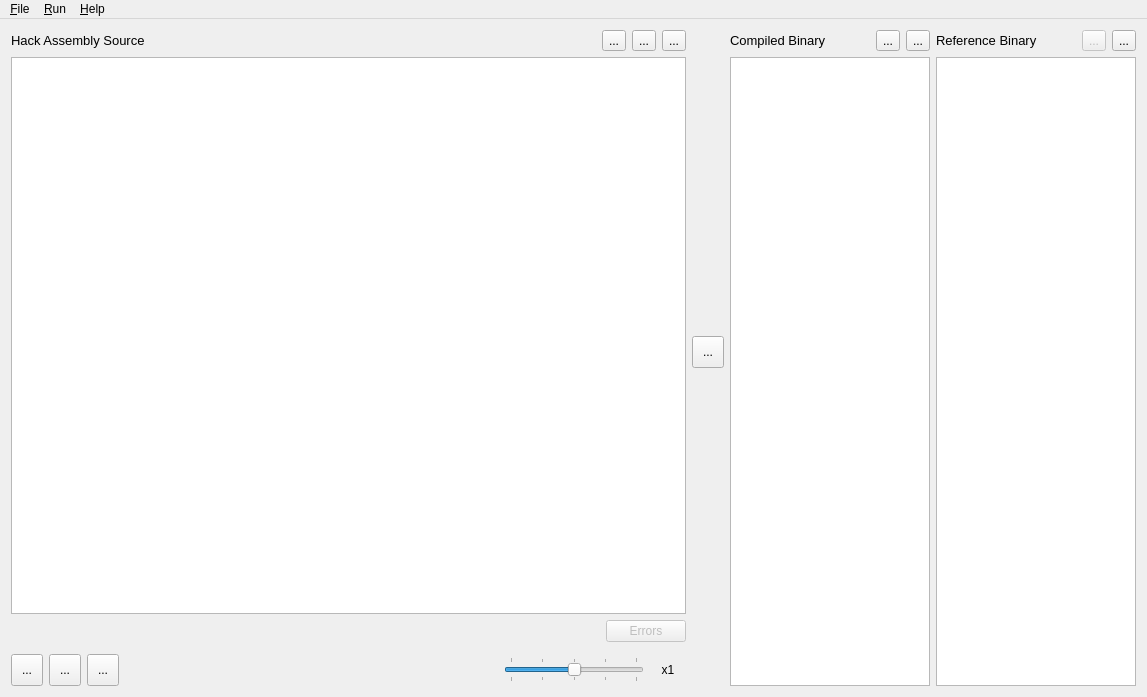
<?xml version="1.0" encoding="UTF-8"?>
<ui version="4.0">
 <class>MainWindow</class>
 <widget class="QMainWindow" name="MainWindow">
  <property name="geometry">
   <rect>
    <x>0</x>
    <y>0</y>
    <width>1147</width>
    <height>697</height>
   </rect>
  </property>
  <property name="windowTitle">
   <string>Hack Assembly Editor[*]</string>
  </property>
  <property name="windowIcon">
   <iconset resource="../hackassemblereditor.qrc">
    <normaloff>:/icons/app.png</normaloff>:/icons/app.png</iconset>
  </property>
  <widget class="QWidget" name="centralWidget">
   <layout class="QGridLayout" name="gridLayout">
    <item row="0" column="0">
     <layout class="QGridLayout" name="gridLayout_2">
      <item row="2" column="3">
       <layout class="QHBoxLayout" name="horizontalLayout_4">
        <item>
         <widget class="QLabel" name="label_5">
          <property name="sizePolicy">
           <sizepolicy hsizetype="Minimum" vsizetype="Preferred">
            <horstretch>0</horstretch>
            <verstretch>0</verstretch>
           </sizepolicy>
          </property>
          <property name="font">
           <font>
            <pointsize>10</pointsize>
           </font>
          </property>
          <property name="text">
           <string>Reference Binary</string>
          </property>
          <property name="textFormat">
           <enum>Qt::RichText</enum>
          </property>
         </widget>
        </item>
        <item>
         <widget class="QToolButton" name="copyReferenceButton">
          <property name="enabled">
           <bool>false</bool>
          </property>
          <property name="text">
           <string>...</string>
          </property>
          <property name="icon">
           <iconset resource="../hackassemblereditor.qrc">
            <normaloff>:/icons/copy.png</normaloff>:/icons/copy.png</iconset>
          </property>
         </widget>
        </item>
        <item>
         <widget class="QToolButton" name="openCmpBinaryButton">
          <property name="toolTip">
           <string>Load comparison binary Hack file.</string>
          </property>
          <property name="text">
           <string>...</string>
          </property>
          <property name="icon">
           <iconset resource="../hackassemblereditor.qrc">
            <normaloff>:/icons/open.png</normaloff>:/icons/open.png</iconset>
          </property>
         </widget>
        </item>
       </layout>
      </item>
      <item row="7" column="0">
       <widget class="QListWidget" name="errorList">
        <property name="sizePolicy">
         <sizepolicy hsizetype="Expanding" vsizetype="Ignored">
          <horstretch>0</horstretch>
          <verstretch>0</verstretch>
         </sizepolicy>
        </property>
        <property name="maximumSize">
         <size>
          <width>16777215</width>
          <height>80</height>
         </size>
        </property>
        <property name="baseSize">
         <size>
          <width>0</width>
          <height>0</height>
         </size>
        </property>
        <property name="font">
         <font>
          <family>Monospace</family>
         </font>
        </property>
       </widget>
      </item>
      <item row="3" column="2" rowspan="6">
       <widget class="QListWidget" name="translatedCode">
        <property name="sizePolicy">
         <sizepolicy hsizetype="Fixed" vsizetype="Expanding">
          <horstretch>0</horstretch>
          <verstretch>0</verstretch>
         </sizepolicy>
        </property>
        <property name="maximumSize">
         <size>
          <width>200</width>
          <height>16777215</height>
         </size>
        </property>
        <property name="font">
         <font>
          <family>Monospace</family>
          <pointsize>11</pointsize>
         </font>
        </property>
        <property name="selectionMode">
         <enum>QAbstractItemView::SingleSelection</enum>
        </property>
       </widget>
      </item>
      <item row="3" column="3" rowspan="6">
       <widget class="QListWidget" name="referenceCode">
        <property name="sizePolicy">
         <sizepolicy hsizetype="Fixed" vsizetype="Expanding">
          <horstretch>0</horstretch>
          <verstretch>0</verstretch>
         </sizepolicy>
        </property>
        <property name="maximumSize">
         <size>
          <width>200</width>
          <height>16777215</height>
         </size>
        </property>
        <property name="font">
         <font>
          <family>Monospace</family>
          <pointsize>11</pointsize>
         </font>
        </property>
        <property name="selectionMode">
         <enum>QAbstractItemView::SingleSelection</enum>
        </property>
       </widget>
      </item>
      <item row="3" column="0">
       <widget class="QPlainTextEdit" name="sourceTextEdit">
        <property name="font">
         <font>
          <family>Monospace</family>
          <pointsize>11</pointsize>
         </font>
        </property>
        <property name="styleSheet">
         <string notr="true"/>
        </property>
       </widget>
      </item>
      <item row="2" column="2">
       <layout class="QHBoxLayout" name="horizontalLayout_2">
        <item>
         <widget class="QLabel" name="label_4">
          <property name="sizePolicy">
           <sizepolicy hsizetype="Minimum" vsizetype="Preferred">
            <horstretch>0</horstretch>
            <verstretch>0</verstretch>
           </sizepolicy>
          </property>
          <property name="font">
           <font>
            <pointsize>10</pointsize>
           </font>
          </property>
          <property name="text">
           <string>Compiled Binary</string>
          </property>
          <property name="textFormat">
           <enum>Qt::RichText</enum>
          </property>
         </widget>
        </item>
        <item>
         <widget class="QToolButton" name="copyTranslatedButton">
          <property name="text">
           <string>...</string>
          </property>
          <property name="icon">
           <iconset resource="../hackassemblereditor.qrc">
            <normaloff>:/icons/copy.png</normaloff>:/icons/copy.png</iconset>
          </property>
         </widget>
        </item>
        <item>
         <widget class="QToolButton" name="saveHackBinaryButton">
          <property name="toolTip">
           <string>Save assembled Hack binary file.</string>
          </property>
          <property name="text">
           <string>...</string>
          </property>
          <property name="icon">
           <iconset resource="../hackassemblereditor.qrc">
            <normaloff>:/icons/save.png</normaloff>:/icons/save.png</iconset>
          </property>
         </widget>
        </item>
       </layout>
      </item>
      <item row="8" column="0">
       <layout class="QHBoxLayout" name="horizontalLayout" stretch="2,2,2,0,1,0">
        <item>
         <widget class="QToolButton" name="resetButton">
          <property name="enabled">
           <bool>true</bool>
          </property>
          <property name="minimumSize">
           <size>
            <width>32</width>
            <height>32</height>
           </size>
          </property>
          <property name="toolTip">
           <string>Reset code translation.</string>
          </property>
          <property name="text">
           <string>...</string>
          </property>
          <property name="icon">
           <iconset resource="../hackassemblereditor.qrc">
            <normaloff>:/icons/reset.png</normaloff>:/icons/reset.png</iconset>
          </property>
          <property name="iconSize">
           <size>
            <width>32</width>
            <height>32</height>
           </size>
          </property>
         </widget>
        </item>
        <item>
         <widget class="QToolButton" name="runPauseButton">
          <property name="minimumSize">
           <size>
            <width>32</width>
            <height>32</height>
           </size>
          </property>
          <property name="toolTip">
           <string>Start code translation.</string>
          </property>
          <property name="text">
           <string>...</string>
          </property>
          <property name="icon">
           <iconset resource="../hackassemblereditor.qrc">
            <normaloff>:/icons/start.png</normaloff>
            <normalon>:/icons/pause.png</normalon>:/icons/start.png</iconset>
          </property>
          <property name="iconSize">
           <size>
            <width>32</width>
            <height>32</height>
           </size>
          </property>
          <property name="checkable">
           <bool>true</bool>
          </property>
          <property name="autoRaise">
           <bool>false</bool>
          </property>
         </widget>
        </item>
        <item>
         <widget class="QToolButton" name="nextButton">
          <property name="minimumSize">
           <size>
            <width>32</width>
            <height>32</height>
           </size>
          </property>
          <property name="toolTip">
           <string>Go forward one step in code translation.</string>
          </property>
          <property name="text">
           <string>...</string>
          </property>
          <property name="icon">
           <iconset resource="../hackassemblereditor.qrc">
            <normaloff>:/icons/next.png</normaloff>:/icons/next.png</iconset>
          </property>
          <property name="iconSize">
           <size>
            <width>32</width>
            <height>32</height>
           </size>
          </property>
         </widget>
        </item>
        <item>
         <spacer name="horizontalSpacer">
          <property name="orientation">
           <enum>Qt::Horizontal</enum>
          </property>
          <property name="sizeHint" stdset="0">
           <size>
            <width>40</width>
            <height>20</height>
           </size>
          </property>
         </spacer>
        </item>
        <item>
         <widget class="QSlider" name="speedSlider">
          <property name="sizePolicy">
           <sizepolicy hsizetype="Fixed" vsizetype="Fixed">
            <horstretch>0</horstretch>
            <verstretch>0</verstretch>
           </sizepolicy>
          </property>
          <property name="minimumSize">
           <size>
            <width>140</width>
            <height>0</height>
           </size>
          </property>
          <property name="toolTip">
           <string>Code translation speed.</string>
          </property>
          <property name="minimum">
           <number>0</number>
          </property>
          <property name="maximum">
           <number>4</number>
          </property>
          <property name="singleStep">
           <number>3</number>
          </property>
          <property name="pageStep">
           <number>1</number>
          </property>
          <property name="sliderPosition">
           <number>2</number>
          </property>
          <property name="orientation">
           <enum>Qt::Horizontal</enum>
          </property>
          <property name="invertedControls">
           <bool>false</bool>
          </property>
          <property name="tickPosition">
           <enum>QSlider::TicksBothSides</enum>
          </property>
          <property name="tickInterval">
           <number>1</number>
          </property>
         </widget>
        </item>
        <item>
         <widget class="QLabel" name="speedLabel">
          <property name="sizePolicy">
           <sizepolicy hsizetype="Minimum" vsizetype="Preferred">
            <horstretch>0</horstretch>
            <verstretch>0</verstretch>
           </sizepolicy>
          </property>
          <property name="minimumSize">
           <size>
            <width>36</width>
            <height>0</height>
           </size>
          </property>
          <property name="baseSize">
           <size>
            <width>0</width>
            <height>0</height>
           </size>
          </property>
          <property name="text">
           <string>x1</string>
          </property>
          <property name="textFormat">
           <enum>Qt::PlainText</enum>
          </property>
          <property name="scaledContents">
           <bool>false</bool>
          </property>
          <property name="alignment">
           <set>Qt::AlignCenter</set>
          </property>
         </widget>
        </item>
       </layout>
      </item>
      <item row="2" column="0">
       <layout class="QHBoxLayout" name="horizontalLayout_3">
        <item>
         <widget class="QLabel" name="label_3">
          <property name="font">
           <font>
            <pointsize>10</pointsize>
           </font>
          </property>
          <property name="text">
           <string>Hack Assembly Source</string>
          </property>
          <property name="textFormat">
           <enum>Qt::RichText</enum>
          </property>
         </widget>
        </item>
        <item>
         <spacer name="horizontalSpacer_2">
          <property name="orientation">
           <enum>Qt::Horizontal</enum>
          </property>
          <property name="sizeHint" stdset="0">
           <size>
            <width>40</width>
            <height>20</height>
           </size>
          </property>
         </spacer>
        </item>
        <item>
         <widget class="QToolButton" name="newAsmSrcButton">
          <property name="toolTip">
           <string>New Hack Assembly source</string>
          </property>
          <property name="text">
           <string>...</string>
          </property>
          <property name="icon">
           <iconset resource="../hackassemblereditor.qrc">
            <normaloff>:/icons/new.png</normaloff>:/icons/new.png</iconset>
          </property>
         </widget>
        </item>
        <item>
         <widget class="QToolButton" name="openAsmSrcButton">
          <property name="toolTip">
           <string>Open Hack Assembly source</string>
          </property>
          <property name="text">
           <string>...</string>
          </property>
          <property name="icon">
           <iconset resource="../hackassemblereditor.qrc">
            <normaloff>:/icons/open.png</normaloff>:/icons/open.png</iconset>
          </property>
         </widget>
        </item>
        <item>
         <widget class="QToolButton" name="saveAsmSrcButton">
          <property name="toolTip">
           <string>Save Hack Assembly source</string>
          </property>
          <property name="text">
           <string>...</string>
          </property>
          <property name="icon">
           <iconset resource="../hackassemblereditor.qrc">
            <normaloff>:/icons/save.png</normaloff>:/icons/save.png</iconset>
          </property>
         </widget>
        </item>
       </layout>
      </item>
      <item row="4" column="0" rowspan="3">
       <layout class="QHBoxLayout" name="horizontalLayout_7">
        <item>
         <spacer name="horizontalSpacer_3">
          <property name="orientation">
           <enum>Qt::Horizontal</enum>
          </property>
          <property name="sizeHint" stdset="0">
           <size>
            <width>40</width>
            <height>20</height>
           </size>
          </property>
         </spacer>
        </item>
        <item>
         <widget class="QPushButton" name="errorButton">
          <property name="enabled">
           <bool>false</bool>
          </property>
          <property name="sizePolicy">
           <sizepolicy hsizetype="Fixed" vsizetype="Fixed">
            <horstretch>0</horstretch>
            <verstretch>0</verstretch>
           </sizepolicy>
          </property>
          <property name="text">
           <string>Errors</string>
          </property>
          <property name="icon">
           <iconset resource="../hackassemblereditor.qrc">
            <normaloff>:/icons/error.png</normaloff>:/icons/error.png</iconset>
          </property>
          <property name="iconSize">
           <size>
            <width>22</width>
            <height>22</height>
           </size>
          </property>
          <property name="checkable">
           <bool>true</bool>
          </property>
          <property name="checked">
           <bool>false</bool>
          </property>
         </widget>
        </item>
       </layout>
      </item>
      <item row="3" column="1" rowspan="5">
       <widget class="QToolButton" name="translateAllButton">
        <property name="enabled">
         <bool>true</bool>
        </property>
        <property name="minimumSize">
         <size>
          <width>32</width>
          <height>32</height>
         </size>
        </property>
        <property name="toolTip">
         <string>Translate all code at once.</string>
        </property>
        <property name="text">
         <string>...</string>
        </property>
        <property name="icon">
         <iconset resource="../hackassemblereditor.qrc">
          <normaloff>:/icons/translate.png</normaloff>:/icons/translate.png</iconset>
        </property>
        <property name="iconSize">
         <size>
          <width>32</width>
          <height>32</height>
         </size>
        </property>
       </widget>
      </item>
     </layout>
    </item>
   </layout>
  </widget>
  <widget class="QMenuBar" name="menuBar">
   <property name="geometry">
    <rect>
     <x>0</x>
     <y>0</y>
     <width>1147</width>
     <height>19</height>
    </rect>
   </property>
   <widget class="QMenu" name="menu_File">
    <property name="title">
     <string>&amp;File</string>
    </property>
    <addaction name="action_NewAsmSource"/>
    <addaction name="action_OpenAsmSource"/>
    <addaction name="action_SaveAsmSource"/>
    <addaction name="action_SaveAsmSourceAs"/>
    <addaction name="separator"/>
    <addaction name="action_SaveTranslatedBinary"/>
    <addaction name="action_OpenCmpBinary"/>
    <addaction name="separator"/>
    <addaction name="action_Exit"/>
   </widget>
   <widget class="QMenu" name="menu_Run">
    <property name="title">
     <string>&amp;Run</string>
    </property>
    <addaction name="action_TranslateAll"/>
    <addaction name="separator"/>
    <addaction name="action_RunPauseTranslation"/>
    <addaction name="action_StepTranslation"/>
    <addaction name="action_ResetTranslation"/>
   </widget>
   <widget class="QMenu" name="menuHelp">
    <property name="title">
     <string>&amp;Help</string>
    </property>
    <addaction name="action_About"/>
   </widget>
   <addaction name="menu_File"/>
   <addaction name="menu_Run"/>
   <addaction name="menuHelp"/>
  </widget>
  <action name="action_OpenAsmSource">
   <property name="text">
    <string>&amp;Open Hack Assembly Source</string>
   </property>
   <property name="toolTip">
    <string>Open Hack Assembly Source</string>
   </property>
   <property name="shortcut">
    <string>Ctrl+O</string>
   </property>
  </action>
  <action name="action_SaveAsmSource">
   <property name="enabled">
    <bool>true</bool>
   </property>
   <property name="text">
    <string>&amp;Save Hack Assembly Source</string>
   </property>
   <property name="shortcut">
    <string>Ctrl+S</string>
   </property>
  </action>
  <action name="action_OpenCmpBinary">
   <property name="text">
    <string>Open &amp;Comparison Binary</string>
   </property>
   <property name="shortcut">
    <string>Ctrl+Shift+O</string>
   </property>
  </action>
  <action name="action_Exit">
   <property name="text">
    <string>E&amp;xit</string>
   </property>
   <property name="shortcut">
    <string>Ctrl+Q</string>
   </property>
  </action>
  <action name="action_StepTranslation">
   <property name="icon">
    <iconset resource="../hackassemblereditor.qrc">
     <normaloff>:/icons/next.png</normaloff>:/icons/next.png</iconset>
   </property>
   <property name="text">
    <string>Translate Next &amp;Line</string>
   </property>
   <property name="shortcut">
    <string>Ctrl+G</string>
   </property>
  </action>
  <action name="action_RunPauseTranslation">
   <property name="checkable">
    <bool>true</bool>
   </property>
   <property name="icon">
    <iconset resource="../hackassemblereditor.qrc">
     <normaloff>:/icons/start.png</normaloff>
     <normalon>:/icons/pause.png</normalon>:/icons/start.png</iconset>
   </property>
   <property name="text">
    <string>Run / Pause &amp;Translation</string>
   </property>
   <property name="iconText">
    <string>Run / Pause Translation</string>
   </property>
   <property name="toolTip">
    <string>Run / Pause Translation</string>
   </property>
   <property name="shortcut">
    <string>Ctrl+R</string>
   </property>
  </action>
  <action name="action_ResetTranslation">
   <property name="enabled">
    <bool>true</bool>
   </property>
   <property name="icon">
    <iconset resource="../hackassemblereditor.qrc">
     <normaloff>:/icons/reset.png</normaloff>:/icons/reset.png</iconset>
   </property>
   <property name="text">
    <string>&amp;Reset Translation</string>
   </property>
   <property name="toolTip">
    <string>Reset Translation</string>
   </property>
   <property name="shortcut">
    <string>Ctrl+Shift+R</string>
   </property>
  </action>
  <action name="action_TranslateAll">
   <property name="checkable">
    <bool>false</bool>
   </property>
   <property name="icon">
    <iconset resource="../hackassemblereditor.qrc">
     <normaloff>:/icons/translate.png</normaloff>:/icons/translate.png</iconset>
   </property>
   <property name="text">
    <string>Translate &amp;All</string>
   </property>
   <property name="shortcut">
    <string>Ctrl+T</string>
   </property>
  </action>
  <action name="action_About">
   <property name="text">
    <string>&amp;About</string>
   </property>
   <property name="shortcut">
    <string>F1</string>
   </property>
  </action>
  <action name="action_SaveTranslatedBinary">
   <property name="enabled">
    <bool>true</bool>
   </property>
   <property name="text">
    <string>Save Translat&amp;ed Binary</string>
   </property>
   <property name="shortcut">
    <string>Ctrl+E</string>
   </property>
  </action>
  <action name="action_NewAsmSource">
   <property name="text">
    <string>&amp;New Hack Assembly Source</string>
   </property>
   <property name="shortcut">
    <string>Ctrl+N</string>
   </property>
  </action>
  <action name="action_SaveAsmSourceAs">
   <property name="text">
    <string>Save Hack Assembly Source &amp;As...</string>
   </property>
   <property name="shortcut">
    <string>Ctrl+Shift+S</string>
   </property>
  </action>
 </widget>
 <layoutdefault spacing="6" margin="11"/>
 <resources>
  <include location="../hackassemblereditor.qrc"/>
 </resources>
 <connections>
  <connection>
   <sender>openAsmSrcButton</sender>
   <signal>clicked()</signal>
   <receiver>action_OpenAsmSource</receiver>
   <slot>trigger()</slot>
   <hints>
    <hint type="sourcelabel">
     <x>24</x>
     <y>78</y>
    </hint>
    <hint type="destinationlabel">
     <x>-1</x>
     <y>-1</y>
    </hint>
   </hints>
  </connection>
  <connection>
   <sender>saveAsmSrcButton</sender>
   <signal>clicked()</signal>
   <receiver>action_SaveAsmSource</receiver>
   <slot>trigger()</slot>
   <hints>
    <hint type="sourcelabel">
     <x>58</x>
     <y>78</y>
    </hint>
    <hint type="destinationlabel">
     <x>-1</x>
     <y>-1</y>
    </hint>
   </hints>
  </connection>
  <connection>
   <sender>saveHackBinaryButton</sender>
   <signal>clicked()</signal>
   <receiver>action_SaveTranslatedBinary</receiver>
   <slot>trigger()</slot>
   <hints>
    <hint type="sourcelabel">
     <x>780</x>
     <y>78</y>
    </hint>
    <hint type="destinationlabel">
     <x>-1</x>
     <y>-1</y>
    </hint>
   </hints>
  </connection>
  <connection>
   <sender>openCmpBinaryButton</sender>
   <signal>clicked()</signal>
   <receiver>action_OpenCmpBinary</receiver>
   <slot>trigger()</slot>
   <hints>
    <hint type="sourcelabel">
     <x>1003</x>
     <y>78</y>
    </hint>
    <hint type="destinationlabel">
     <x>-1</x>
     <y>-1</y>
    </hint>
   </hints>
  </connection>
  <connection>
   <sender>translateAllButton</sender>
   <signal>clicked()</signal>
   <receiver>action_TranslateAll</receiver>
   <slot>trigger()</slot>
   <hints>
    <hint type="sourcelabel">
     <x>99</x>
     <y>608</y>
    </hint>
    <hint type="destinationlabel">
     <x>-1</x>
     <y>-1</y>
    </hint>
   </hints>
  </connection>
  <connection>
   <sender>nextButton</sender>
   <signal>clicked()</signal>
   <receiver>action_StepTranslation</receiver>
   <slot>trigger()</slot>
   <hints>
    <hint type="sourcelabel">
     <x>416</x>
     <y>608</y>
    </hint>
    <hint type="destinationlabel">
     <x>-1</x>
     <y>-1</y>
    </hint>
   </hints>
  </connection>
  <connection>
   <sender>newAsmSrcButton</sender>
   <signal>clicked()</signal>
   <receiver>action_NewAsmSource</receiver>
   <slot>trigger()</slot>
   <hints>
    <hint type="sourcelabel">
     <x>430</x>
     <y>41</y>
    </hint>
    <hint type="destinationlabel">
     <x>-1</x>
     <y>-1</y>
    </hint>
   </hints>
  </connection>
  <connection>
   <sender>resetButton</sender>
   <signal>clicked()</signal>
   <receiver>action_ResetTranslation</receiver>
   <slot>trigger()</slot>
   <hints>
    <hint type="sourcelabel">
     <x>30</x>
     <y>644</y>
    </hint>
    <hint type="destinationlabel">
     <x>-1</x>
     <y>-1</y>
    </hint>
   </hints>
  </connection>
  <connection>
   <sender>runPauseButton</sender>
   <signal>clicked()</signal>
   <receiver>action_RunPauseTranslation</receiver>
   <slot>trigger()</slot>
   <hints>
    <hint type="sourcelabel">
     <x>76</x>
     <y>644</y>
    </hint>
    <hint type="destinationlabel">
     <x>-1</x>
     <y>-1</y>
    </hint>
   </hints>
  </connection>
 </connections>
</ui>
